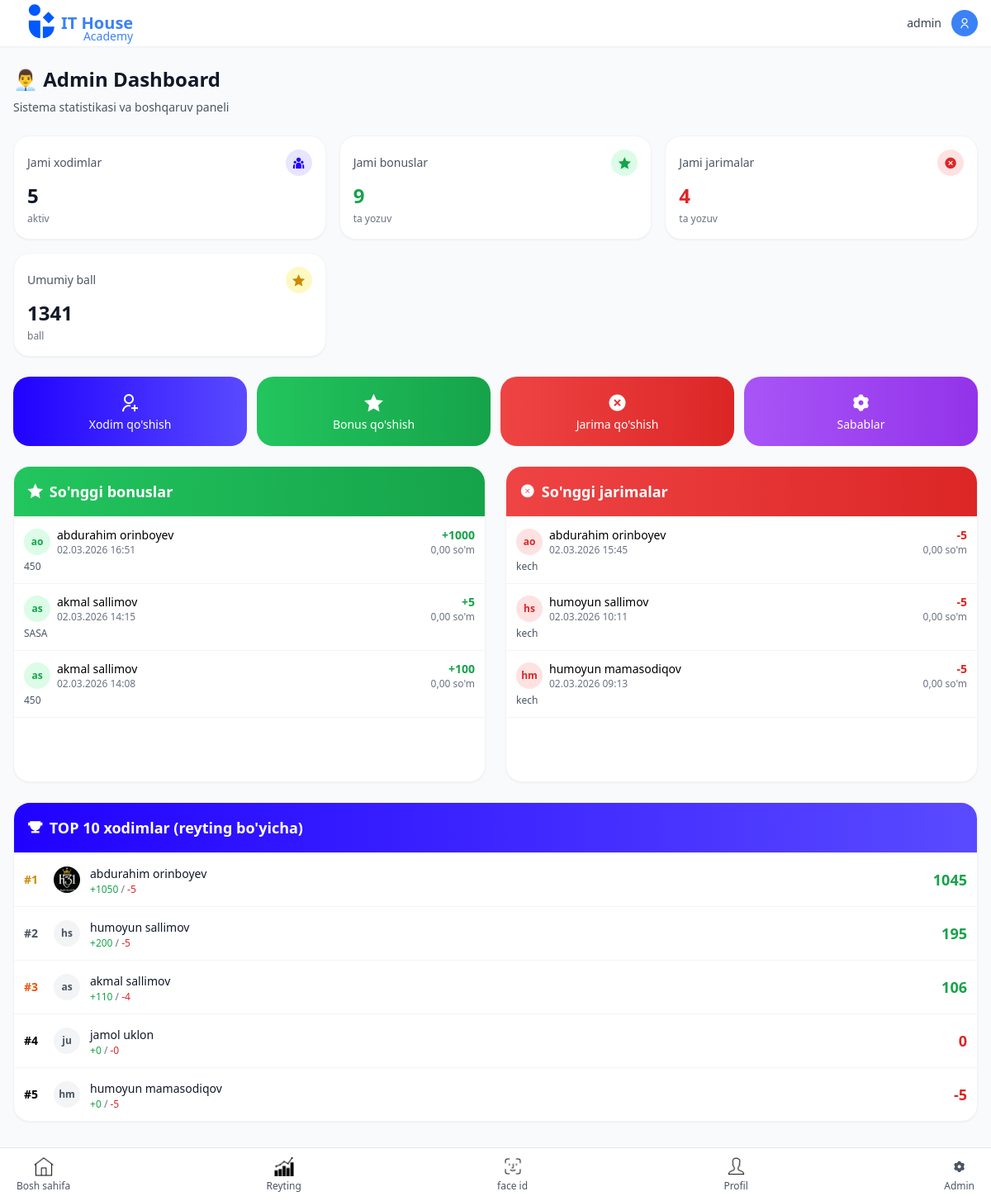
Before: /admin-dashboard/ (signed in) with the older database file.
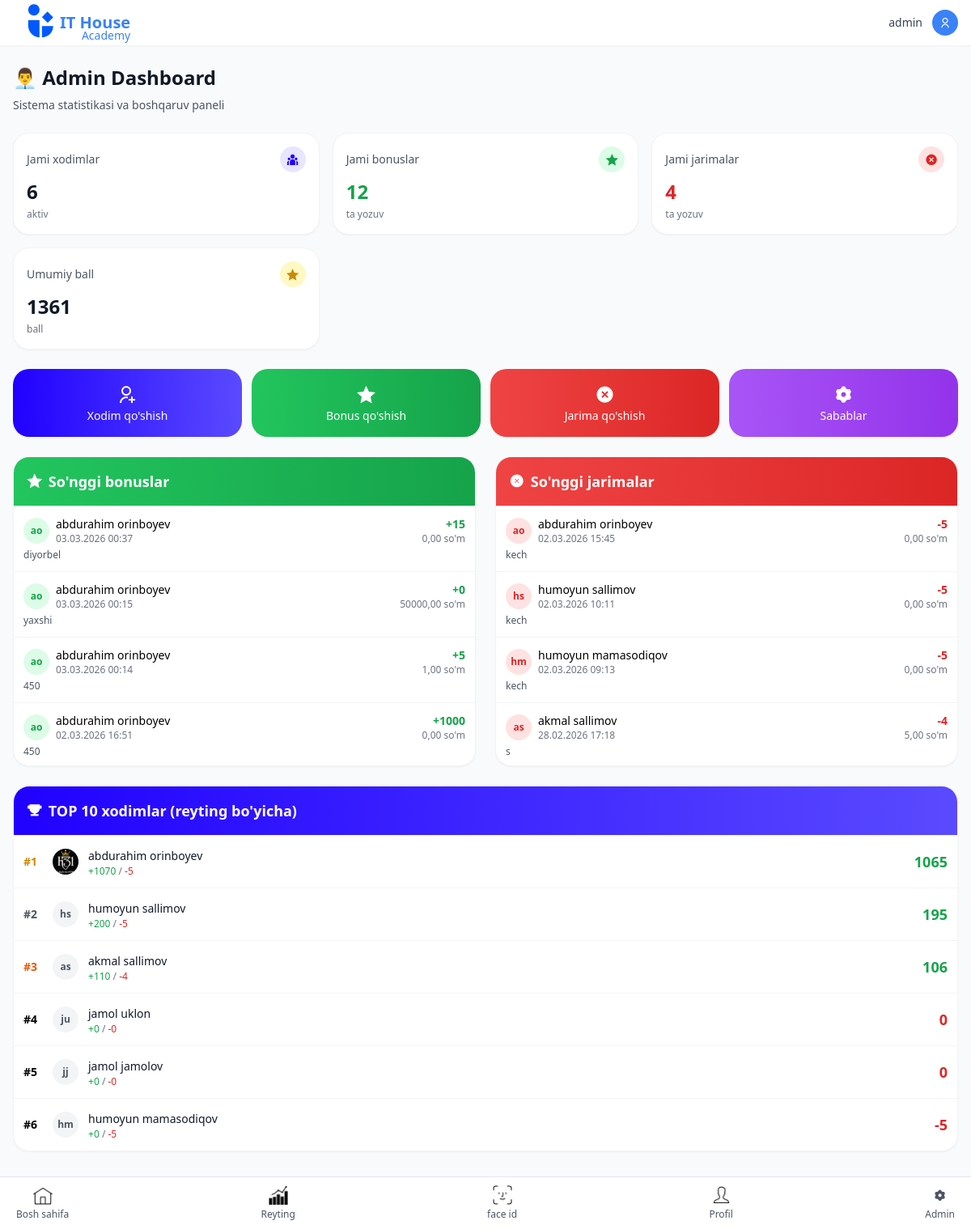
After: the same page with the newer database file.
### main/models.py (models this page shows, shortened)
class BonusRecord(models.Model):
    xodim = models.ForeignKey(Xodim, on_delete=models.CASCADE, related_name='bonus_recordlari')
    sabab = models.ForeignKey(BonusSabab, on_delete=models.SET_NULL, null=True)
    pul_miqdori = models.DecimalField(max_digits=10, decimal_places=2)
    ball_miqdori = models.IntegerField()
    sana = models.DateTimeField(auto_now_add=True)
    izoh = models.TextField(blank=True)
    created_by = models.ForeignKey(User, on_delete=models.SET_NULL, null=True)
    class Meta:
        ordering = ['-sana']
        verbose_name = "Bonus yozuvi"
        verbose_name_plural = "Bonus yozuvlari"

class Xodim(models.Model):
    user = models.OneToOneField(User, on_delete=models.CASCADE, related_name='xodim')
    ism = models.CharField(max_length=100)
    familya = models.CharField(max_length=100)
    telefon = models.CharField(max_length=20)
    rasm = models.ImageField(upload_to='xodim_rasmlari/', null=True, blank=True)
    bonus_ball = models.IntegerField(default=0)
    bonus_pul = models.DecimalField(max_digits=12, decimal_places=2, default=0)
    jarima_ball = models.IntegerField(default=0)
    jarima_pul = models.DecimalField(max_digits=12, decimal_places=2, default=0)
    reyting_ball = models.IntegerField(default=0)
    reyting_pul = models.DecimalField(max_digits=12, decimal_places=2, default=0)
    created_at = models.DateTimeField(auto_now_add=True)
    updated_at = models.DateTimeField(auto_now=True)
    class Meta:
        ordering = ['-reyting_ball']
        verbose_name = "Xodim"
        verbose_name_plural = "Xodimlar"

class BonusSabab(models.Model):
    nom = models.CharField(max_length=200)
    pul_miqdori = models.DecimalField(max_digits=10, decimal_places=2, default=0)
    ball_miqdori = models.IntegerField(default=0)
    active = models.BooleanField(default=True)
    created_at = models.DateTimeField(auto_now_add=True)
    class Meta:
        verbose_name = "Bonus sababi"
        verbose_name_plural = "Bonus sabablari"

class JarimaRecord(models.Model):
    xodim = models.ForeignKey(Xodim, on_delete=models.CASCADE, related_name='jarima_recordlari')
    sabab = models.ForeignKey(JarimaSabab, on_delete=models.SET_NULL, null=True)
    pul_miqdori = models.DecimalField(max_digits=10, decimal_places=2)
    ball_miqdori = models.IntegerField()
    sana = models.DateTimeField(auto_now_add=True)
    izoh = models.TextField(blank=True)
    created_by = models.ForeignKey(User, on_delete=models.SET_NULL, null=True)
    class Meta:
        ordering = ['-sana']
        verbose_name = "Jarima yozuvi"
        verbose_name_plural = "Jarima yozuvlari"

class JarimaSabab(models.Model):
    nom = models.CharField(max_length=200)
    pul_miqdori = models.DecimalField(max_digits=10, decimal_places=2, default=0)
    ball_miqdori = models.IntegerField(default=0)
    active = models.BooleanField(default=True)
    created_at = models.DateTimeField(auto_now_add=True)
    class Meta:
        verbose_name = "Jarima sababi"
        verbose_name_plural = "Jarima sabablari"

### main/views.py (the view)
# urls.py: path('admin-dashboard/', views.admin_dashboard, name='admin_dashboard'),
@staff_member_required
def admin_dashboard(request):
    jami_xodimlar = Xodim.objects.count()
    jami_bonuslar = BonusRecord.objects.count()
    jami_jarimalar = JarimaRecord.objects.count()
    umumiy_ball = Xodim.objects.aggregate(Sum('reyting_ball'))['reyting_ball__sum'] or 0
    bugun = timezone.now().date()
    bugun_bonus = BonusRecord.objects.filter(sana__date=bugun).count()
    bugun_jarima = JarimaRecord.objects.filter(sana__date=bugun).count()
    bugun_qoshilgan = bugun_bonus + bugun_jarima
    faol_sabablar = BonusSabab.objects.filter(active=True).count() + JarimaSabab.objects.filter(active=True).count()
    oxirgi_bonuslar = BonusRecord.objects.select_related('xodim', 'sabab').order_by('-sana')[:10]
    oxirgi_jarimalar = JarimaRecord.objects.select_related('xodim', 'sabab').order_by('-sana')[:10]
    top_xodimlar = Xodim.objects.all().order_by('-reyting_ball')[:10]
    context = {
        'jami_xodimlar': jami_xodimlar,
        'jami_bonuslar': jami_bonuslar,
        'jami_jarimalar': jami_jarimalar,
        'umumiy_ball': umumiy_ball,
        'bugun_qoshilgan': bugun_qoshilgan,
        'faol_sabablar': faol_sabablar,
        'oxirgi_bonuslar': oxirgi_bonuslar,
        'oxirgi_jarimalar': oxirgi_jarimalar,
        'top_xodimlar': top_xodimlar,
    }
    return render(request, 'main/admin_dashboard.html', context)

### main/templates/main/admin_dashboard.html (shortened to what the changed rows need)
{% extends 'base.html' %}
{% block content %}
<div class="mb-6">
    <h2 class="text-2xl font-bold text-gray-900 mb-2">👨‍💼 Admin Dashboard</h2>
</div>
<div class="grid grid-cols-2 md:grid-cols-3 gap-4 mb-6">
    <div class="bg-white rounded-xl p-4 shadow-sm border border-gray-100">
        <div class="flex items-center justify-between mb-2">
            <span class="text-sm text-gray-600">Jami xodimlar</span>
            <div class="w-8 h-8 bg-[#2001FF]/10 rounded-full flex items-center justify-center">
            </div>
        </div>
        <div class="text-2xl font-bold text-gray-900">{{ jami_xodimlar }}</div>
        <div class="text-xs text-gray-500 mt-1">aktiv</div>
    </div>
    <div class="bg-white rounded-xl p-4 shadow-sm border border-gray-100">
        <div class="flex items-center justify-between mb-2">
            <span class="text-sm text-gray-600">Jami bonuslar</span>
            <div class="w-8 h-8 bg-green-100 rounded-full flex items-center justify-center">
            </div>
        </div>
        <div class="text-2xl font-bold text-green-600">{{ jami_bonuslar }}</div>
        <div class="text-xs text-gray-500 mt-1">ta yozuv</div>
    </div>
    <div class="bg-white rounded-xl p-4 shadow-sm border border-gray-100">
        <div class="flex items-center justify-between mb-2">
            <span class="text-sm text-gray-600">Umumiy ball</span>
            <div class="w-8 h-8 bg-yellow-100 rounded-full flex items-center justify-center">
            </div>
        </div>
        <div class="text-2xl font-bold text-gray-900">{{ umumiy_ball }}</div>
        <div class="text-xs text-gray-500 mt-1">ball</div>
    </div>
</div>
<div class="grid grid-cols-1 lg:grid-cols-2 gap-6 mb-6">
    <div class="bg-white rounded-xl shadow-sm border border-gray-100 overflow-hidden">
        <div class="divide-y divide-gray-100 max-h-80 overflow-y-auto">
            {% for bonus in oxirgi_bonuslar %}
            <div class="p-3 hover:bg-green-50 transition-colors">
                <div class="flex items-center justify-between">
                    <div class="flex items-center gap-2">
                        <div class="w-8 h-8 bg-green-100 rounded-full flex items-center justify-center">
                            <span class="text-xs font-bold text-green-600">{{ bonus.xodim.ism|first }}{{ bonus.xodim.familya|first }}</span>
                        </div>
                        <div>
                            <div class="text-sm font-medium">{{ bonus.xodim.ism }} {{ bonus.xodim.familya }}</div>
                            <div class="text-xs text-gray-500">{{ bonus.sana|date:"d.m.Y H:i" }}</div>
                        </div>
                    </div>
                    <div class="text-right">
                        <div class="text-sm font-semibold text-green-600">+{{ bonus.ball_miqdori }}</div>
                        <div class="text-xs text-gray-500">{{ bonus.pul_miqdori }} so'm</div>
                    </div>
                </div>
                <div class="mt-1 text-xs text-gray-600">{{ bonus.sabab.nom|default:"Sababsiz" }}</div>
            </div>
            {% empty %}
            <div class="p-4 text-center text-gray-500">
                <i class="ri-inbox-line text-3xl mb-2"></i>
                <p>Hali bonuslar yo'q</p>
            </div>
            {% endfor %}
        </div>
    </div>
    <div class="bg-white rounded-xl shadow-sm border border-gray-100 overflow-hidden">
        <div class="divide-y divide-gray-100 max-h-80 overflow-y-auto">
            {% for jarima in oxirgi_jarimalar %}
            <div class="p-3 hover:bg-red-50 transition-colors">
                <div class="flex items-center justify-between">
                    <div class="flex items-center gap-2">
                        <div class="w-8 h-8 bg-red-100 rounded-full flex items-center justify-center">
                            <span class="text-xs font-bold text-red-600">{{ jarima.xodim.ism|first }}{{ jarima.xodim.familya|first }}</span>
                        </div>
                        <div>
                            <div class="text-sm font-medium">{{ jarima.xodim.ism }} {{ jarima.xodim.familya }}</div>
                            <div class="text-xs text-gray-500">{{ jarima.sana|date:"d.m.Y H:i" }}</div>
                        </div>
                    </div>
                    <div class="text-right">
                        <div class="text-sm font-semibold text-red-600">-{{ jarima.ball_miqdori }}</div>
                        <div class="text-xs text-gray-500">{{ jarima.pul_miqdori }} so'm</div>
                    </div>
                </div>
                <div class="mt-1 text-xs text-gray-600">{{ jarima.sabab.nom|default:"Sababsiz" }}</div>
            </div>
            {% empty %}
            <div class="p-4 text-center text-gray-500">
                <i class="ri-inbox-line text-3xl mb-2"></i>
                <p>Hali jarimalar yo'q</p>
            </div>
            {% endfor %}
        </div>
    </div>
</div>
<div class="bg-white rounded-xl shadow-sm border border-gray-100 overflow-hidden">
    <div class="divide-y divide-gray-100">
        {% for xodim in top_xodimlar %}
        <div class="p-3 hover:bg-gray-50 transition-colors">
            <div class="flex items-center justify-between">
                <div class="flex items-center gap-3">
                    <span class="w-6 text-sm font-bold {% if forloop.counter == 1 %}text-yellow-600{% elif forloop.counter == 2 %}text-gray-600{% elif forloop.counter == 3 %}text-orange-600{% endif %}">
                        #{{ forloop.counter }}
                    </span>
                    <div class="w-8 h-8 bg-gray-100 rounded-full flex items-center justify-center overflow-hidden">
                        {% if xodim.rasm and xodim.rasm.url %}
                            <img src="{{ xodim.rasm.url }}" alt="{{ xodim.ism }}" class="w-full h-full object-cover">
                        {% else %}
                            <span class="text-xs font-bold text-gray-600">{{ xodim.ism|first }}{{ xodim.familya|first }}</span>
                        {% endif %}
                    </div>
                    <div>
                        <a href="{% url 'xodim_detail' xodim.id %}" class="text-sm font-medium text-gray-900 hover:text-[#2001FF]">
                            {{ xodim.ism }} {{ xodim.familya }}
                        </a>
                        <div class="text-xs text-gray-500">
                            <span class="text-green-600">+{{ xodim.bonus_ball }}</span> /
                            <span class="text-red-600">-{{ xodim.jarima_ball }}</span>
                        </div>
                    </div>
                </div>
                <div class="text-right">
                    <div class="text-lg font-semibold {% if xodim.reyting_ball > 0 %}text-green-600{% else %}text-red-600{% endif %}">
                        {{ xodim.reyting_ball }}
                    </div>
                </div>
            </div>
        </div>
        {% endfor %}
    </div>
</div>
{% endblock %}

Changed rows visible on the page:
no longer on this page (row unchanged): BonusRecord: xodim.ism|first "a", xodim.familya|first "s", xodim.ism "akmal", xodim.familya "sallimov", sana "02.03.2026 14:15", ball_miqdori "5", pul_miqdori "0,00", sabab.nom "SASA"
no longer on this page (row unchanged): BonusRecord: xodim.ism|first "a", xodim.familya|first "s", xodim.ism "akmal", xodim.familya "sallimov", sana "02.03.2026 14:08", ball_miqdori "100", pul_miqdori "0,00", sabab.nom "450"
added BonusRecord: xodim.ism|first "a", xodim.familya|first "o", xodim.ism "abdurahim", xodim.familya "orinboyev", sana "03.03.2026 00:37", ball_miqdori "15", pul_miqdori "0,00", sabab.nom "diyorbel"
added BonusRecord: xodim.ism|first "a", xodim.familya|first "o", xodim.ism "abdurahim", xodim.familya "orinboyev", sana "03.03.2026 00:15", ball_miqdori "0", pul_miqdori "50000,00", sabab.nom "yaxshi"
added BonusRecord: xodim.ism|first "a", xodim.familya|first "o", xodim.ism "abdurahim", xodim.familya "orinboyev", sana "03.03.2026 00:14", ball_miqdori "5", pul_miqdori "1,00", sabab.nom "450"
now on this page (row unchanged): JarimaRecord: xodim.ism|first "a", xodim.familya|first "s", xodim.ism "akmal", xodim.familya "sallimov", sana "28.02.2026 17:18", ball_miqdori "4", pul_miqdori "5,00", sabab.nom "s"
changed Xodim "abdurahim": bonus_ball "1050" → "1070"; reyting_ball "1045" → "1065"
added Xodim: ism|first "j", familya|first "j", ism "jamol", familya "jamolov", bonus_ball "0", jarima_ball "0", reyting_ball "0"
Other visible differences:
{{ jami_xodimlar }}: "5" → "6"
{{ jami_bonuslar }}: "9" → "12"
{{ umumiy_ball }}: "1341" → "1361"
